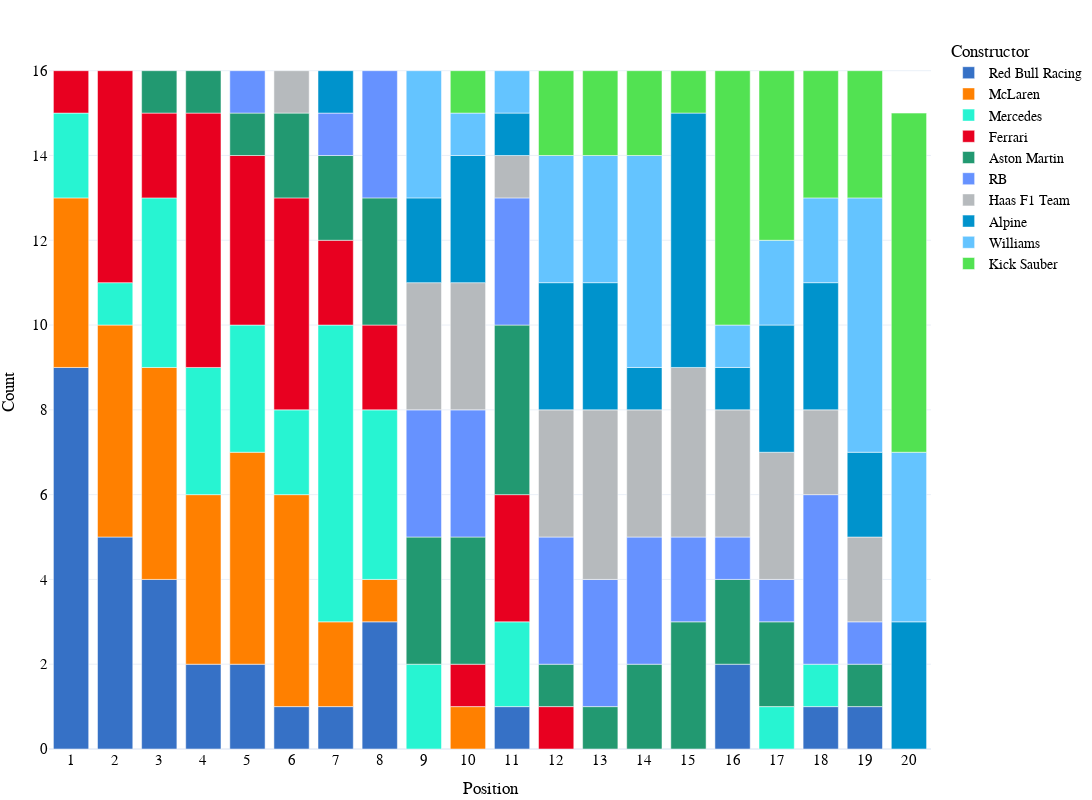

Here is the notebook cell this chart was saved with:
### Code cell
fig_team_qualy=px.bar(grouped_team_qualy, 
           x="Position", 
           y='Count', 
           color='Constructor',
        #    title="Race Position Counts By Team for the {} F1 Season".format(year),
           height=800, 
           width=1200, 
           template="plotly_white",
           color_discrete_map={
                 "Alpine": "#0093cc",
                 "Aston Martin": "#229971",
                 "Ferrari": "#E80020",
                 "Haas F1 Team": "#B6BABD",
                 "Kick Sauber": "#52e252",
                 "McLaren": "#FF8000",
                 "Mercedes": "#27F4D2",
                 "RB": "#6692FF",
                 "Red Bull Racing": "#3671C6",
                 "Williams": "#64C4FF" ,
                 "Alfa Romeo Racing":"#C92D4B",
                 "Alfa Romeo":"#C92D4B",
                 "AlphaTauri":"#5E8FAA",
                 "Racing Point":"#F596C8",
                 "Renault":"#FFF500",
                 "Toro Rosso":"#469bff",
                 "Force India":"#F596C8",
                 "Sauber":"#9B0000"
            },
            )

fig_team_qualy.update_layout(
    hoverlabel=dict(
        bgcolor="white",
        font_size=16,
        font_family="PT Sans Narrow"
    ),
    title_x=0.5,
    yaxis = dict(tickfont = dict(size=15)),
    xaxis = dict(tickfont = dict(size=15),
    tickmode = 'linear',
    tick0 = 1,
    dtick = 1),
    font=dict(
        family="PT Sans Narrow",
        size=14,
        color="Black"
    ),
    title_font_family="PT Sans Narrow",
    margin=dict(l=5, r=5, t=35, b=5),
)

# fig.update_traces(marker={'size': 12})

### Figure 1 — Plotly figure (JSON) as saved in the notebook; plotly's stock layout.template omitted (floating-point values rounded to 4 significant figures)
{"data": [{"alignmentgroup": "True", "hovertemplate": "Constructor=Red Bull Racing<br>Position=%{x}<br>Count=%{y}<extra></extra>", "legendgroup": "Red Bull Racing", "marker": {"color": "#3671C6", "pattern": {"shape": ""}}, "name": "Red Bull Racing", "offsetgroup": "Red Bull Racing", "orientation": "v", "showlegend": true, "textposition": "auto", "type": "bar", "x": [1, 2, 3, 4, 5, 6, 7, 8, 11, 16, 18, 19], "xaxis": "x", "y": [9, 5, 4, 2, 2, 1, 1, 3, 1, 2, 1, 1], "yaxis": "y"}, {"alignmentgroup": "True", "hovertemplate": "Constructor=McLaren<br>Position=%{x}<br>Count=%{y}<extra></extra>", "legendgroup": "McLaren", "marker": {"color": "#FF8000", "pattern": {"shape": ""}}, "name": "McLaren", "offsetgroup": "McLaren", "orientation": "v", "showlegend": true, "textposition": "auto", "type": "bar", "x": [1, 2, 3, 4, 5, 6, 7, 8, 10], "xaxis": "x", "y": [4, 5, 5, 4, 5, 5, 2, 1, 1], "yaxis": "y"}, {"alignmentgroup": "True", "hovertemplate": "Constructor=Mercedes<br>Position=%{x}<br>Count=%{y}<extra></extra>", "legendgroup": "Mercedes", "marker": {"color": "#27F4D2", "pattern": {"shape": ""}}, "name": "Mercedes", "offsetgroup": "Mercedes", "orientation": "v", "showlegend": true, "textposition": "auto", "type": "bar", "x": [1, 2, 3, 4, 5, 6, 7, 8, 9, 11, 17, 18], "xaxis": "x", "y": [2, 1, 4, 3, 3, 2, 7, 4, 2, 2, 1, 1], "yaxis": "y"}, {"alignmentgroup": "True", "hovertemplate": "Constructor=Ferrari<br>Position=%{x}<br>Count=%{y}<extra></extra>", "legendgroup": "Ferrari", "marker": {"color": "#E80020", "pattern": {"shape": ""}}, "name": "Ferrari", "offsetgroup": "Ferrari", "orientation": "v", "showlegend": true, "textposition": "auto", "type": "bar", "x": [1, 2, 3, 4, 5, 6, 7, 8, 10, 11, 12], "xaxis": "x", "y": [1, 5, 2, 6, 4, 5, 2, 2, 1, 3, 1], "yaxis": "y"}, {"alignmentgroup": "True", "hovertemplate": "Constructor=Aston Martin<br>Position=%{x}<br>Count=%{y}<extra></extra>", "legendgroup": "Aston Martin", "marker": {"color": "#229971", "pattern": {"shape": ""}}, "name": "Aston Martin", "offsetgroup": "Aston Martin", "orientation": "v", "showlegend": true, "textposition": "auto", "type": "bar", "x": [3, 4, 5, 6, 7, 8, 9, 10, 11, 12, 13, 14, 15, 16, 17, 19], "xaxis": "x", "y": [1, 1, 1, 2, 2, 3, 3, 3, 4, 1, 1, 2, 3, 2, 2, 1], "yaxis": "y"}, {"alignmentgroup": "True", "hovertemplate": "Constructor=RB<br>Position=%{x}<br>Count=%{y}<extra></extra>", "legendgroup": "RB", "marker": {"color": "#6692FF", "pattern": {"shape": ""}}, "name": "RB", "offsetgroup": "RB", "orientation": "v", "showlegend": true, "textposition": "auto", "type": "bar", "x": [5, 7, 8, 9, 10, 11, 12, 13, 14, 15, 16, 17, 18, 19], "xaxis": "x", "y": [1, 1, 3, 3, 3, 3, 3, 3, 3, 2, 1, 1, 4, 1], "yaxis": "y"}, {"alignmentgroup": "True", "hovertemplate": "Constructor=Haas F1 Team<br>Position=%{x}<br>Count=%{y}<extra></extra>", "legendgroup": "Haas F1 Team", "marker": {"color": "#B6BABD", "pattern": {"shape": ""}}, "name": "Haas F1 Team", "offsetgroup": "Haas F1 Team", "orientation": "v", "showlegend": true, "textposition": "auto", "type": "bar", "x": [6, 9, 10, 11, 12, 13, 14, 15, 16, 17, 18, 19], "xaxis": "x", "y": [1, 3, 3, 1, 3, 4, 3, 4, 3, 3, 2, 2], "yaxis": "y"}, {"alignmentgroup": "True", "hovertemplate": "Constructor=Alpine<br>Position=%{x}<br>Count=%{y}<extra></extra>", "legendgroup": "Alpine", "marker": {"color": "#0093cc", "pattern": {"shape": ""}}, "name": "Alpine", "offsetgroup": "Alpine", "orientation": "v", "showlegend": true, "textposition": "auto", "type": "bar", "x": [7, 9, 10, 11, 12, 13, 14, 15, 16, 17, 18, 19, 20], "xaxis": "x", "y": [1, 2, 3, 1, 3, 3, 1, 6, 1, 3, 3, 2, 3], "yaxis": "y"}, {"alignmentgroup": "True", "hovertemplate": "Constructor=Williams<br>Position=%{x}<br>Count=%{y}<extra></extra>", "legendgroup": "Williams", "marker": {"color": "#64C4FF", "pattern": {"shape": ""}}, "name": "Williams", "offsetgroup": "Williams", "orientation": "v", "showlegend": true, "textposition": "auto", "type": "bar", "x": [9, 10, 11, 12, 13, 14, 16, 17, 18, 19, 20], "xaxis": "x", "y": [3, 1, 1, 3, 3, 5, 1, 2, 2, 6, 4], "yaxis": "y"}, {"alignmentgroup": "True", "hovertemplate": "Constructor=Kick Sauber<br>Position=%{x}<br>Count=%{y}<extra></extra>", "legendgroup": "Kick Sauber", "marker": {"color": "#52e252", "pattern": {"shape": ""}}, "name": "Kick Sauber", "offsetgroup": "Kick Sauber", "orientation": "v", "showlegend": true, "textposition": "auto", "type": "bar", "x": [10, 12, 13, 14, 15, 16, 17, 18, 19, 20], "xaxis": "x", "y": [1, 2, 2, 2, 1, 6, 4, 3, 3, 8], "yaxis": "y"}], "layout": {"barmode": "relative", "font": {"color": "Black", "family": "PT Sans Narrow", "size": 14}, "height": 800, "hoverlabel": {"bgcolor": "white", "font": {"family": "PT Sans Narrow", "size": 16}}, "legend": {"title": {"text": "Constructor"}, "tracegroupgap": 0}, "margin": {"b": 5, "l": 5, "r": 5, "t": 35}, "title": {"font": {"family": "PT Sans Narrow"}, "x": 0.5}, "width": 1200, "xaxis": {"anchor": "y", "domain": [0, 1], "dtick": 1, "tick0": 1, "tickfont": {"size": 15}, "tickmode": "linear", "title": {"text": "Position"}}, "yaxis": {"anchor": "x", "domain": [0, 1], "tickfont": {"size": 15}, "title": {"text": "Count"}}}}
